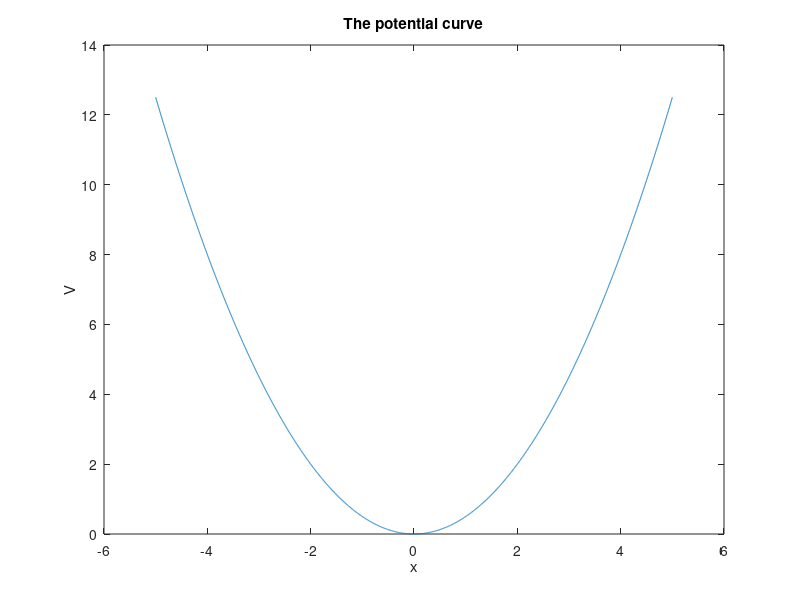

This figure's MATLAB source: (Note: this script raises an error after producing the figure.)
clear all
format compact
pref = 1                 % if 1, split out the exp(-alpha*x.^2/2) term and fit the rest
ddx = 2e-2               % finite difference step
xmax = 5                 % max value of the coordinate
maxpts = 2000            % number of grid points is 2*maxpts+1
Nfit = 500               % how many points to use in GPR
x = -maxpts:maxpts;      
x = x/maxpts*xmax;       % x grid
dx = x(2)-x(1);          % dx for rectangular quadrature
Vharm = 0.5*x.^2;        % harmonic potential
plot(x,Vharm)  
title('The potential curve')
xlabel('x') 
ylabel('V')
disp('Press a key !')  
pause;

% initialize NN with the harmonic wavefunction
n = 1                    % quantum number
Eharm = 0.5+n            % exact energy
E = Eharm + 0.1          % initial energy with an error vs exact
alpha = 1.00             % distortion of initial guess via the exp term. ND: exponential sensitivity to this parameter
beta = 0.03              % distortion of initial guess via the Hermite polynomial term
t = pi^(-0.25)/sqrt(2^n*factorial(n))*exp(-alpha*x.^2/2).*hermiteH(n,x+beta*x.^2); % initial wavefunction
  if pref, t = t./exp(-alpha*x.^2/2); end;                               % if removing the exp factor
  
% build a GPR model
x = x';
t = t';
% inital hyperparameters
Sigma0 = 0.01;
SigmaF0 = Sigma0;
kparams0 = [50, 0.2]
if n == 0,
    FM = 'none';         % don't fit hyperpamaters for the ground state as the constant GPR target at n=0 (with pref = 1) does not allow to determine them well 
else
    FM = 'exact';        % fit hyperparameters
end;    
order = randperm(max(size(x)));
gprMdl = fitrgp(x(order(1:Nfit)),t(order(1:Nfit)),'FitMethod',FM,'ConstantSigma',false,'KernelParameters',kparams0,'Sigma',Sigma0);
% keep GPR hyparameters for the self-consistency cycle
kparams0 = gprMdl.KernelInformation.KernelParameters
Sigma0 = gprMdl.Sigma

% Test the model
[y,~,yint1] = predict(gprMdl,x);
plot(x,t,'b',x,y,'r')            % NB: if the exp factor is split out, t follows the Hermite polynomial. The wavefunction will be plotted in the end
title('The ML target (psi or t): initial (blue) and GPR fit (red)')
xlabel('x') 
ylabel('target')
disp('Press a key !')  
pause;

% 7-point finite different stencil for the kinetic energy operator
Ty = -0.5*( 2*predict(gprMdl,x-3*ddx)-27*predict(gprMdl,x-2*ddx)+270*predict(gprMdl,x-ddx)-490*predict(gprMdl,x)+270*predict(gprMdl,x+ddx)-27*predict(gprMdl,x+2*ddx)+2*predict(gprMdl,x+3*ddx) )/(180*ddx^2); % compute the second derivative (KEO) with a 7-point stencil
      if pref, Ty = -0.5*( 2*predict(gprMdl,x-3*ddx).*exp(-alpha*(x-3*ddx).^2/2)-27*predict(gprMdl,x-2*ddx).*exp(-alpha*(x-2*ddx).^2/2)+270*predict(gprMdl,x-ddx).*exp(-alpha*(x-ddx).^2/2)-490*y.*exp(-alpha*x.^2/2)+270*predict(gprMdl,x+ddx).*exp(-alpha*(x+ddx).^2/2)-27*predict(gprMdl,x+2*ddx).*exp(-alpha*(x+2*ddx).^2/2)+2*predict(gprMdl,x+3*ddx).*exp(-alpha*(x+3*ddx).^2/2) )/(180*ddx^2); end; % if removing the bell

% norm of the wavefunction. Strictly speaking we do not need to maintain
% <psi|psi>=1 but we want to prevent the wavefunction from collapsing to
% zero during self-consistency cycles
norm = dot(y,y)*dx
  if pref, 
      norm = dot(y.*exp(-alpha*x.^2/2),y.*exp(-alpha*x.^2/2))*dx, 
  end;  % if removing the bell
gprMdlold = gprMdl;
tharm = t;
V = Vharm';
delta = 0.05;            % vicinity of the point where E-V(x)
Nsteps = 200;            % number of iterations
mix = 0.2;               % mixing parameter to stabilize the cycles
for i=1:Nsteps,          % self-consistency cycles
    cycle = i
    told = t;
    Eold = E;
    yold = y;    
    Tyold = Ty;
    Ty = -0.5*( 2*predict(gprMdl,x-3*ddx)-27*predict(gprMdl,x-2*ddx)+270*predict(gprMdl,x-ddx)-490*predict(gprMdl,x)+270*predict(gprMdl,x+ddx)-27*predict(gprMdl,x+2*ddx)+2*predict(gprMdl,x+3*ddx) )/(180*ddx^2); % compute the second derivative (KEO) with a 7-point stencil
      if pref, Ty = -0.5*( 2*predict(gprMdl,x-3*ddx).*exp(-alpha*(x-3*ddx).^2/2)-27*predict(gprMdl,x-2*ddx).*exp(-alpha*(x-2*ddx).^2/2)+270*predict(gprMdl,x-ddx).*exp(-alpha*(x-ddx).^2/2)-490*predict(gprMdl,x).*exp(-alpha*x.^2/2)+270*predict(gprMdl,x+ddx).*exp(-alpha*(x+ddx).^2/2)-27*predict(gprMdl,x+2*ddx).*exp(-alpha*(x+2*ddx).^2/2)+2*predict(gprMdl,x+3*ddx).*exp(-alpha*(x+3*ddx).^2/2) )/(180*ddx^2); end; % if removing the bell
    Ty = Ty/sqrt(norm);
    Ty = mix*Ty+(1-mix)*Tyold;       % mixer to stabilize the cycles
      % E = <psi|H|psi>/<psi|psi>
      if pref, 
          E = dot(y.*exp(-alpha*x.^2/2),(Ty+V.*y.*exp(-alpha*x.^2/2)))*dx/norm, 
      else
          E = dot(y,(Ty+V.*y))*dx/norm, 
      end;
      E = mix*E+(1-mix)*Eold;
    t = Ty./(E - V);  
      if pref, t = t./exp(-alpha*x.^2/2); end; % if the exp term is split out
    t = mix*t+(1-mix)*told;
    
    % GPR
    xgpr = x(abs(E-V)>delta);
    tgpr = t(abs(E-V)>delta);
    order = randperm(max(size(xgpr)));
    gprMdl = fitrgp(xgpr(order(1:Nfit)),tgpr(order(1:Nfit)),'FitMethod','none','KernelParameters',kparams0,'Sigma',Sigma0); 
    [y,~,yint1] = predict(gprMdl,x); 
    
    norm = dot(y,y)*dx;
      if pref, norm = dot(y.*exp(-alpha*x.^2/2),y.*exp(-alpha*x.^2/2))*dx; end;  % if the exp term is split out
    % Plotting intermediate results in each cycle: initial guess in blue,
    % final result in r and GPR target in green
    plot(x(abs(E-V)>delta),t(abs(E-V)>delta),'g',x,tharm,'b',x,y,'r')
    title('The ML target (psi or t): initial (blue), GPR fit (red), Eq. 3.2.5 (green)')
    xlabel('x') 
    ylabel('target')
    pause(0.01) 
end;
disp('Press a key !')  
pause;
% Plot the final wavefunction: GPR target in green, initial guess in blue,
% and the final fitted wavefunction in red
if pref, plot(x,t.*exp(-alpha*x.^2/2),'g',x,tharm.*exp(-alpha*x.^2/2),'b',x,y.*exp(-alpha*x.^2/2),'r'); end; % if removing the bell
title('The final wavefunction: initial (blue), GPR fit (red), Eq. 3.2.5 (green)')
xlabel('x') 
ylabel('wavefunction')
Final_energy = E
norm
